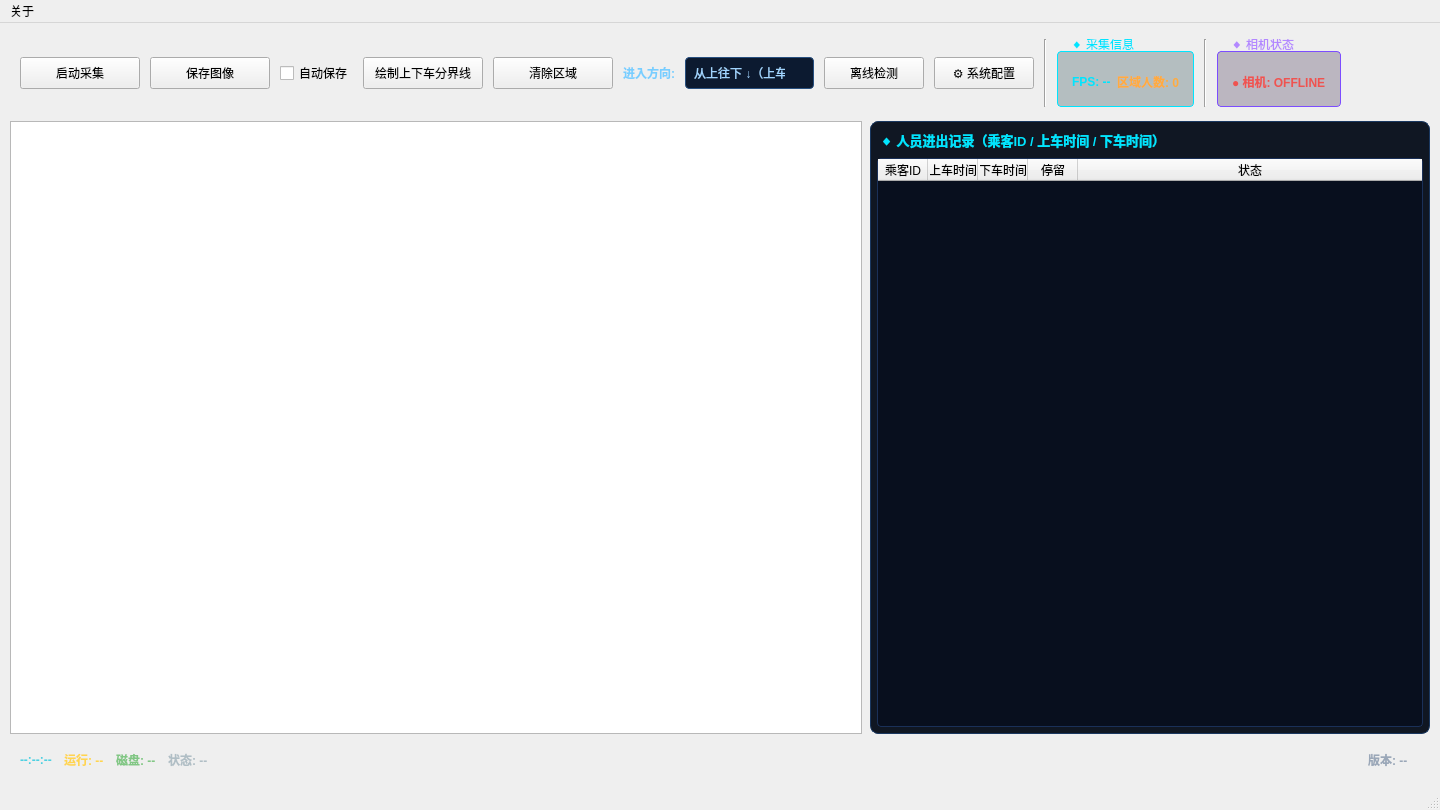
<?xml version="1.0" encoding="UTF-8"?>
<ui version="4.0">
 <class>MainWindow</class>
 <widget class="QMainWindow" name="MainWindow">
  <property name="geometry">
   <rect>
    <x>0</x>
    <y>0</y>
    <width>1440</width>
    <height>810</height>
   </rect>
  </property>
  <property name="windowTitle">
   <string>HX-CCD23 相机实时采集</string>
  </property>
  <widget class="QWidget" name="centralwidget">
   <layout class="QVBoxLayout" name="mainVerticalLayout">
    <property name="spacing">
     <number>8</number>
    </property>
    <property name="leftMargin">
     <number>10</number>
    </property>
    <property name="topMargin">
     <number>10</number>
    </property>
    <property name="rightMargin">
     <number>10</number>
    </property>
    <property name="bottomMargin">
     <number>10</number>
    </property>
    <!-- ===== 顶部工具栏行 ===== -->
    <item>
     <widget class="QFrame" name="toolBarFrame">
      <property name="sizePolicy">
       <sizepolicy hsizetype="Expanding" vsizetype="Fixed">
        <horstretch>0</horstretch>
        <verstretch>0</verstretch>
       </sizepolicy>
      </property>
      <property name="minimumSize">
       <size>
        <width>0</width>
        <height>80</height>
       </size>
      </property>
      <layout class="QHBoxLayout" name="toolBarLayout">
       <property name="spacing">
        <number>10</number>
       </property>
       <property name="leftMargin">
        <number>10</number>
       </property>
       <property name="topMargin">
        <number>6</number>
       </property>
       <property name="rightMargin">
        <number>10</number>
       </property>
       <property name="bottomMargin">
        <number>6</number>
       </property>
       <!-- 启动/停止采集 Toggle 按钮 -->
       <item>
        <widget class="QPushButton" name="btnToggle">
         <property name="minimumSize">
          <size>
           <width>120</width>
           <height>32</height>
          </size>
         </property>
         <property name="text">
          <string>启动采集</string>
         </property>
        </widget>
       </item>
       <!-- 保存图像按钮 -->
       <item>
        <widget class="QPushButton" name="btnSave">
         <property name="minimumSize">
          <size>
           <width>120</width>
           <height>32</height>
          </size>
         </property>
         <property name="text">
          <string>保存图像</string>
         </property>
        </widget>
       </item>
       <!-- 自动保存开关 -->
       <item>
        <widget class="QCheckBox" name="chkAutoSave">
         <property name="text">
          <string>自动保存</string>
         </property>
        </widget>
       </item>
       <!-- 绘制上下车分界线按钮 -->
       <item>
        <widget class="QPushButton" name="btnDrawRegion">
         <property name="minimumSize">
          <size>
           <width>120</width>
           <height>32</height>
          </size>
         </property>
         <property name="text">
          <string>绘制上下车分界线</string>
         </property>
        </widget>
       </item>
       <!-- 清除区域按钮 -->
       <item>
        <widget class="QPushButton" name="btnClearRegion">
         <property name="minimumSize">
          <size>
           <width>120</width>
           <height>32</height>
          </size>
         </property>
         <property name="text">
          <string>清除区域</string>
         </property>
        </widget>
       </item>
       <!-- 进入方向标签 -->
       <item>
        <widget class="QLabel" name="label_entryDir">
         <property name="text">
          <string>进入方向:</string>
         </property>
         <property name="styleSheet">
          <string notr="true">color: #78ceff; font-family: 'Consolas'; font-size: 12px; font-weight: bold;</string>
         </property>
        </widget>
       </item>
       <!-- 进入方向下拉框 -->
       <item>
        <widget class="QComboBox" name="cmbEntryDirection">
         <property name="minimumSize">
          <size>
           <width>100</width>
           <height>32</height>
          </size>
         </property>
         <property name="styleSheet">
          <string notr="true">QComboBox { background-color: #0c1a30; border: 1px solid #285080; border-radius: 4px; color: #a0d4ff; padding: 4px 8px; font-family: 'Consolas'; font-size: 12px; } QComboBox:hover { border-color: #40c8ff; } QComboBox::drop-down { border: none; width: 20px; } QComboBox QAbstractItemView { background-color: #0c1a30; border: 1px solid #285080; color: #a0d4ff; selection-background-color: #144888; }</string>
         </property>
         <item>
          <property name="text">
           <string>从上往下 ↓（上车）</string>
          </property>
         </item>
         <item>
          <property name="text">
           <string>从下往上 ↑（下车）</string>
          </property>
         </item>
        </widget>
       </item>
       <!-- 离线检测按钮 -->
       <item>
        <widget class="QPushButton" name="btnOfflineDetect">
         <property name="minimumSize">
          <size>
           <width>100</width>
           <height>32</height>
          </size>
         </property>
         <property name="text">
          <string>离线检测</string>
         </property>
        </widget>
       </item>
       <!-- 系统配置按钮 -->
       <item>
        <widget class="QPushButton" name="btnSettings">
         <property name="minimumSize">
          <size>
           <width>100</width>
           <height>32</height>
          </size>
         </property>
         <property name="text">
          <string>⚙ 系统配置</string>
         </property>
         <property name="toolTip">
          <string>打开系统配置（相机/推理/保存设置）</string>
         </property>
        </widget>
       </item>
       <!-- 分隔线 -->
       <item>
        <widget class="QFrame" name="sep1">
         <property name="frameShape">
          <enum>QFrame::VLine</enum>
         </property>
         <property name="frameShadow">
          <enum>QFrame::Sunken</enum>
         </property>
         <property name="styleSheet">
          <string notr="true">color: #2a3f5f;</string>
         </property>
        </widget>
       </item>
       <!-- 推理信息 -->
       <item>
        <widget class="QGroupBox" name="groupBox_info">
          <property name="styleSheet">
           <string notr="true">QGroupBox { border: 1px solid #00e5ff; border-radius: 4px; margin-top: 12px; padding: 2px 6px; background-color: rgba(0,40,50,0.25); } QGroupBox::title { color: #00e5ff; font-family: 'Consolas'; font-size: 10px; font-weight: bold; subcontrol-origin: margin; left: 8px; padding: 0 4px; top: -2px; }</string>
          </property>
          <property name="title">
           <string>◆ 采集信息</string>
         </property>
         <layout class="QHBoxLayout" name="infoLayout">
          <property name="spacing">
           <number>6</number>
          </property>
          <property name="leftMargin">
           <number>8</number>
          </property>
          <property name="topMargin">
           <number>10</number>
          </property>
          <property name="rightMargin">
           <number>8</number>
          </property>
          <property name="bottomMargin">
           <number>4</number>
          </property>
          <item>
           <widget class="QLabel" name="label_fps">
             <property name="styleSheet">
              <string notr="true">color: #00e5ff; font-family: 'Consolas'; font-size: 12px; font-weight: bold;</string>
             </property>
             <property name="text">
              <string>FPS: --</string>
             </property>
            </widget>
           </item>
          <item>
           <widget class="QLabel" name="label_personCount">
             <property name="styleSheet">
              <string notr="true">color: #ffab40; font-family: 'Consolas'; font-size: 12px; font-weight: bold;</string>
             </property>
             <property name="text">
              <string>区域人数: 0</string>
             </property>
            </widget>
           </item>
          </layout>
         </widget>
       </item>
       <!-- 分隔线 -->
       <item>
        <widget class="QFrame" name="sep2">
         <property name="frameShape">
          <enum>QFrame::VLine</enum>
         </property>
         <property name="frameShadow">
          <enum>QFrame::Sunken</enum>
         </property>
         <property name="styleSheet">
          <string notr="true">color: #2a3f5f;</string>
         </property>
        </widget>
       </item>
       <!-- 相机状态 -->
       <item>
        <widget class="QGroupBox" name="groupBox_status">
          <property name="styleSheet">
           <string notr="true">QGroupBox { border: 1px solid #7c4dff; border-radius: 4px; margin-top: 12px; padding: 2px 6px; background-color: rgba(30,10,50,0.25); } QGroupBox::title { color: #b388ff; font-family: 'Consolas'; font-size: 10px; font-weight: bold; subcontrol-origin: margin; left: 8px; padding: 0 4px; top: -2px; }</string>
          </property>
          <property name="title">
           <string>◆ 相机状态</string>
         </property>
         <layout class="QHBoxLayout" name="statusLayout">
          <property name="spacing">
           <number>6</number>
          </property>
          <property name="leftMargin">
           <number>8</number>
          </property>
          <property name="topMargin">
           <number>10</number>
          </property>
          <property name="rightMargin">
           <number>8</number>
          </property>
          <property name="bottomMargin">
           <number>4</number>
          </property>
          <item>
           <widget class="QLabel" name="label_camStatus">
             <property name="styleSheet">
              <string notr="true">color: #ef5350; font-family: 'Consolas'; font-size: 12px; font-weight: bold;</string>
             </property>
             <property name="text">
              <string>● 相机: OFFLINE</string>
             </property>
            </widget>
           </item>
          </layout>
         </widget>
       </item>
       <!-- 弹簧 -->
       <item>
        <spacer name="toolBarSpacer">
         <property name="orientation">
          <enum>Qt::Horizontal</enum>
         </property>
         <property name="sizeHint" stdset="0">
          <size>
           <width>40</width>
           <height>20</height>
          </size>
         </property>
        </spacer>
       </item>
      </layout>
     </widget>
    </item>
    <!-- ===== 图像显示区域 ===== -->
    <item>
     <layout class="QHBoxLayout" name="imageLayout">
      <property name="spacing">
       <number>8</number>
      </property>
      <item>
       <widget class="QGraphicsView" name="imageView">
        <property name="sizePolicy">
         <sizepolicy hsizetype="Expanding" vsizetype="Expanding">
          <horstretch>14</horstretch>
          <verstretch>0</verstretch>
         </sizepolicy>
        </property>
        <property name="minimumSize">
         <size>
          <width>360</width>
          <height>300</height>
         </size>
        </property>
       </widget>
      </item>
      <!-- 右侧人员进出记录面板 -->
      <item>
       <widget class="QFrame" name="visitorPanel">
        <property name="sizePolicy">
         <sizepolicy hsizetype="Preferred" vsizetype="Expanding">
          <horstretch>11</horstretch>
          <verstretch>0</verstretch>
         </sizepolicy>
        </property>
        <property name="minimumSize">
         <size>
          <width>320</width>
          <height>0</height>
         </size>
        </property>
        <property name="maximumSize">
         <size>
          <width>560</width>
          <height>16777215</height>
         </size>
        </property>
        <property name="styleSheet">
         <string notr="true">QFrame#visitorPanel { background-color: rgba(6, 14, 26, 0.96); border: 1px solid #1a3860; border-radius: 8px; }</string>
        </property>
        <layout class="QVBoxLayout" name="visitorPanelLayout">
         <property name="spacing">
          <number>6</number>
         </property>
         <property name="leftMargin">
          <number>6</number>
         </property>
         <property name="topMargin">
          <number>6</number>
         </property>
         <property name="rightMargin">
          <number>6</number>
         </property>
         <property name="bottomMargin">
          <number>6</number>
         </property>
         <item>
          <widget class="QLabel" name="label_visitorTitle">
           <property name="text">
            <string>◆ 人员进出记录（乘客ID / 上车时间 / 下车时间）</string>
           </property>
           <property name="styleSheet">
            <string notr="true">color: #00e5ff; font-family: 'Consolas'; font-size: 13px; font-weight: bold; padding: 2px 0;</string>
           </property>
          </widget>
         </item>
         <item>
          <widget class="QTableWidget" name="tableVisitors">
           <property name="columnCount">
            <number>5</number>
           </property>
           <property name="styleSheet">
            <string notr="true">QTableWidget { background-color: #080f1e; border: 1px solid #1a3058; border-radius: 4px; color: #b8d4f0; font-family: 'Consolas'; font-size: 11px; gridline-color: #1a3058; selection-background-color: rgba(64, 180, 255, 0.15); } QTableWidget::item { padding: 3px 6px; border-bottom: 1px solid #122040; } QHeaderView::section { background-color: #0a1a30; color: #78ceff; font-family: 'Consolas'; font-size: 11px; font-weight: bold; border: 1px solid #1a3058; padding: 4px 6px; }</string>
           </property>
           <attribute name="horizontalHeaderDefaultSectionSize">
            <number>50</number>
           </attribute>
           <attribute name="horizontalHeaderStretchLastSection">
            <bool>true</bool>
           </attribute>
           <attribute name="verticalHeaderVisible">
            <bool>false</bool>
           </attribute>
           <column>
            <property name="text">
             <string>乘客ID</string>
            </property>
           </column>
           <column>
            <property name="text">
             <string>上车时间</string>
            </property>
           </column>
           <column>
            <property name="text">
             <string>下车时间</string>
            </property>
           </column>
           <column>
            <property name="text">
             <string>停留</string>
            </property>
           </column>
           <column>
            <property name="text">
             <string>状态</string>
            </property>
           </column>
          </widget>
         </item>
        </layout>
       </widget>
      </item>
     </layout>
    </item>
    <!-- ===== 底部状态栏 ===== -->
    <item>
     <widget class="QFrame" name="statusBarFrame">
      <property name="sizePolicy">
       <sizepolicy hsizetype="Expanding" vsizetype="Fixed">
        <horstretch>0</horstretch>
        <verstretch>0</verstretch>
       </sizepolicy>
      </property>
      <property name="minimumSize">
       <size>
        <width>0</width>
        <height>36</height>
       </size>
      </property>
      <layout class="QHBoxLayout" name="statusBarLayout">
       <property name="spacing">
        <number>12</number>
       </property>
       <property name="leftMargin">
        <number>10</number>
       </property>
       <property name="topMargin">
        <number>4</number>
       </property>
       <property name="rightMargin">
        <number>10</number>
       </property>
       <property name="bottomMargin">
        <number>4</number>
       </property>
       <item>
        <widget class="QLabel" name="timeLabel">
          <property name="styleSheet">
           <string notr="true">color: #4dd0e1; font-family: 'Consolas'; font-size: 12px; font-weight: bold;</string>
          </property>
          <property name="text">
           <string>--:--:--</string>
          </property>
         </widget>
        </item>
        <item>
         <widget class="QLabel" name="runTimeLabel">
          <property name="styleSheet">
           <string notr="true">color: #ffd54f; font-family: 'Consolas'; font-size: 12px; font-weight: bold;</string>
          </property>
          <property name="text">
           <string>运行: --</string>
          </property>
         </widget>
        </item>
        <item>
         <widget class="QLabel" name="diskLabel">
          <property name="styleSheet">
           <string notr="true">color: #81c784; font-family: 'Consolas'; font-size: 12px; font-weight: bold;</string>
         </property>
         <property name="text">
          <string>磁盘: --</string>
         </property>
        </widget>
       </item>
       <item>
        <widget class="QLabel" name="captureStatusLabel">
         <property name="styleSheet">
          <string notr="true">color: #b0bec5; font-family: 'Consolas'; font-size: 12px; font-weight: bold;</string>
         </property>
         <property name="text">
          <string>状态: --</string>
         </property>
        </widget>
       </item>
        <item>
         <spacer name="bottomSpacer">
          <property name="orientation">
           <enum>Qt::Horizontal</enum>
          </property>
          <property name="sizeHint" stdset="0">
           <size>
            <width>40</width>
            <height>20</height>
           </size>
          </property>
         </spacer>
        </item>
        <!-- 程序版本号 -->
        <item>
         <widget class="QLabel" name="versionLabel">
          <property name="styleSheet">
           <string notr="true">color: #9aa7b8; font-family: 'Consolas'; font-size: 12px; font-weight: bold; padding: 0 8px;</string>
          </property>
          <property name="text">
           <string>版本: --</string>
          </property>
         </widget>
        </item>
      </layout>
     </widget>
    </item>
   </layout>
  </widget>
  <widget class="QMenuBar" name="menubar">
   <property name="geometry">
    <rect>
     <x>0</x>
     <y>0</y>
     <width>1280</width>
     <height>28</height>
    </rect>
   </property>
   <widget class="QMenu" name="menuAbout">
    <property name="title">
     <string>关于</string>
    </property>
    <addaction name="actionversion"/>
    <addaction name="actionCheckUpdate"/>
   </widget>
   <addaction name="menuAbout"/>
  </widget>
  <widget class="QStatusBar" name="statusbar"/>
  <action name="actionversion">
   <property name="text">
    <string>版本信息</string>
   </property>
  </action>
  <action name="actionCheckUpdate">
   <property name="text">
    <string>检查更新</string>
   </property>
  </action>
 </widget>
 <resources/>
 <connections/>
</ui>
